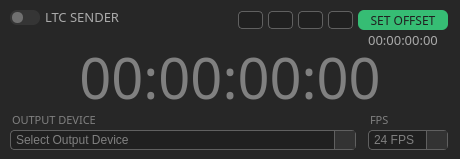
    <widget class="QFrame" name="ltc_frame">
     <property name="geometry">
      <rect>
       <x>30</x>
       <y>36</y>
       <width>460</width>
       <height>159</height>
      </rect>
     </property>
     <property name="styleSheet">
      <string notr="true">background: #272727;
border-radius: 10</string>
     </property>
     <property name="frameShape">
      <enum>QFrame::StyledPanel</enum>
     </property>
     <property name="frameShadow">
      <enum>QFrame::Raised</enum>
     </property>
     <widget class="QCheckBox" name="ltc_switch">
      <property name="geometry">
       <rect>
        <x>10</x>
        <y>10</y>
        <width>30</width>
        <height>15</height>
       </rect>
      </property>
      <property name="cursor">
       <cursorShape>PointingHandCursor</cursorShape>
      </property>
      <property name="styleSheet">
       <string notr="true">    QCheckBox {
        width: 30px;
        height: 15px;
        background-color: #353535;
        border-radius: 7px;
        padding: 2px;
    }
    QCheckBox::indicator {
        width: 11px	;
        height: 11px;
        background-color: #707070;
        border-radius: 5px;
    }
    QCheckBox::indicator:checked {
        background-color: #36BD74;;
        margin-left: 16px;
    }
    QCheckBox::indicator:hover {
        background-color: #99ff99;
    }
    QCheckBox::indicator:checked:hover {
        background-color: #36BD74;
    }
    QCheckBox::indicator:checked:disabled {
        background-color: #999999;
    }</string>
      </property>
      <property name="text">
       <string/>
      </property>
      <property name="shortcut">
       <string/>
      </property>
      <property name="checked">
       <bool>false</bool>
      </property>
      <property name="tristate">
       <bool>false</bool>
      </property>
     </widget>
     <widget class="QLabel" name="ltc_tc_label">
      <property name="geometry">
       <rect>
        <x>0</x>
        <y>47</y>
        <width>460</width>
        <height>60</height>
       </rect>
      </property>
      <property name="font">
       <font>
        <family>IBM Plex Sans Light</family>
        <pointsize>42</pointsize>
        <italic>false</italic>
       </font>
      </property>
      <property name="styleSheet">
       <string notr="true">color:grey</string>
      </property>
      <property name="text">
       <string>00:00:00:00</string>
      </property>
      <property name="alignment">
       <set>Qt::AlignCenter</set>
      </property>
     </widget>
     <widget class="QComboBox" name="ltc_output_combo_box">
      <property name="geometry">
       <rect>
        <x>10</x>
        <y>130</y>
        <width>346</width>
        <height>20</height>
       </rect>
      </property>
      <property name="styleSheet">
       <string notr="true">QComboBox {
    background-color: #202020;
    color: grey;
    border: 1px solid #606060;
    border-radius: 4px;
    padding: 2px;
	padding-left:5px;
}

QComboBox::drop-down {
    subcontrol-origin: padding;
    subcontrol-position: top right;
    width: 20px;
    border-left-width: 1px;
    border-left-color: #606060;
    border-left-style: solid;
    background: #333333;
}

QComboBox::drop-down::hover {
    background: #404040;
}

QComboBox::drop-down::pressed {
    background: #505050;
}


QComboBox::down-arrow {
    image: url(C:/Users/Eduardo Rodriguez/Desktop/PythonTimeCode/img/arrow2.png);
    width: 10px;
}

QComboBox QAbstractItemView {
	border-radius:0;
    border-bottom-right-radius: 2px;
    border-bottom-left-radius: 2px;
    background: #303030;
    border: 1px solid #404040;
    padding: 4px 4px 4px 4px;
    color: grey;
}

QComboBox:disabled  {
    background-color:  transparent;
    color: grey;
    border: 1px solid #404040;
    border-radius: 4px;
    padding: 2px;
	padding-left:5px;
}

QComboBox::drop-down::disabled  {
    background-color:  transparent;
    color: grey;
    border: 0px solid #404040;
    border-radius: 4px;
    padding: 2px;
}

QComboBox::down-arrow::disabled {
    image: none;
    width: 10px;
}

</string>
      </property>
      <item>
       <property name="text">
        <string>Select Output Device</string>
       </property>
      </item>
     </widget>
     <widget class="QComboBox" name="ltc_fps_combo_box">
      <property name="geometry">
       <rect>
        <x>368</x>
        <y>130</y>
        <width>80</width>
        <height>20</height>
       </rect>
      </property>
      <property name="minimumSize">
       <size>
        <width>0</width>
        <height>0</height>
       </size>
      </property>
      <property name="styleSheet">
       <string notr="true">QComboBox {
    background-color: #202020;
    color: grey;
    border: 1px solid #606060;
    border-radius: 4px;
    padding: 2px;
	padding-left:5px;
}

QComboBox::drop-down {
    subcontrol-origin: padding;
    subcontrol-position: top right;
    width: 20px;
    border-left-width: 1px;
    border-left-color: #606060;
    border-left-style: solid;
    background: #333333;
}

QComboBox::drop-down::hover {
    background: #404040;
}

QComboBox::drop-down::pressed {
    background: #505050;
}


QComboBox::down-arrow {
    image: url(C:/Users/Eduardo Rodriguez/Desktop/PythonTimeCode/img/arrow2.png);
    width: 10px;
}

QComboBox QAbstractItemView {
	border-radius:0;
    border-bottom-right-radius: 2px;
    border-bottom-left-radius: 2px;
    background: #303030;
    border: 1px solid #404040;
    padding: 4px 4px 4px 4px;
    color: grey;
}

QComboBox:disabled  {
    background-color:  transparent;
    color: grey;
    border: 1px solid #404040;
    border-radius: 4px;
    padding: 2px;
	padding-left:5px;
}

QComboBox::drop-down::disabled  {
    background-color:  transparent;
    color: grey;
    border: 0px solid #404040;
    border-radius: 4px;
    padding: 2px;
}

QComboBox::down-arrow::disabled {
    image: none;
    width: 10px;
}

</string>
      </property>
      <item>
       <property name="text">
        <string>24 FPS</string>
       </property>
      </item>
      <item>
       <property name="text">
        <string>25 FPS</string>
       </property>
      </item>
      <item>
       <property name="text">
        <string>30 FPS</string>
       </property>
      </item>
     </widget>
     <widget class="QPushButton" name="ltc_offset_button">
      <property name="enabled">
       <bool>true</bool>
      </property>
      <property name="geometry">
       <rect>
        <x>358</x>
        <y>10</y>
        <width>90</width>
        <height>20</height>
       </rect>
      </property>
      <property name="font">
       <font>
        <family>IBM Plex Sans Medium</family>
        <pointsize>9</pointsize>
        <weight>50</weight>
        <italic>false</italic>
        <bold>false</bold>
       </font>
      </property>
      <property name="styleSheet">
       <string notr="true">QPushButton {
        background-color: #36BD74;
        color: #202020;
        border: none;
        border-radius: 6px;
    }
    QPushButton:hover {
        background-color: #225e3f;
    }
    QPushButton:pressed {
        background-color: #888888;
        border-style: inset;
    }

QPushButton:disabled {
        background-color: #353535;
        color: #202020;
    }


</string>
      </property>
      <property name="text">
       <string>SET OFFSET</string>
      </property>
     </widget>
     <widget class="QLabel" name="ltc_label">
      <property name="geometry">
       <rect>
        <x>45</x>
        <y>9</y>
        <width>101</width>
        <height>16</height>
       </rect>
      </property>
      <property name="font">
       <font>
        <family>IBM Plex Sans Medium</family>
        <pointsize>10</pointsize>
        <weight>50</weight>
        <bold>false</bold>
       </font>
      </property>
      <property name="styleSheet">
       <string notr="true">color:#AAAAAA</string>
      </property>
      <property name="text">
       <string>LTC SENDER</string>
      </property>
     </widget>
     <widget class="QLabel" name="ltc_offset_label">
      <property name="geometry">
       <rect>
        <x>358</x>
        <y>30</y>
        <width>90</width>
        <height>20</height>
       </rect>
      </property>
      <property name="font">
       <font>
        <family>IBM Plex Sans ExtraLight</family>
        <pointsize>10</pointsize>
        <italic>false</italic>
       </font>
      </property>
      <property name="styleSheet">
       <string notr="true">color: #AAAAAA;</string>
      </property>
      <property name="frameShadow">
       <enum>QFrame::Plain</enum>
      </property>
      <property name="text">
       <string>00:00:00:00</string>
      </property>
      <property name="textFormat">
       <enum>Qt::PlainText</enum>
      </property>
      <property name="alignment">
       <set>Qt::AlignCenter</set>
      </property>
     </widget>
     <widget class="QLabel" name="ltc_fps_label">
      <property name="geometry">
       <rect>
        <x>370</x>
        <y>112</y>
        <width>25</width>
        <height>15</height>
       </rect>
      </property>
      <property name="font">
       <font>
        <family>IBM Plex Sans Light</family>
        <pointsize>8</pointsize>
        <weight>50</weight>
        <bold>false</bold>
       </font>
      </property>
      <property name="styleSheet">
       <string notr="true">color:grey</string>
      </property>
      <property name="text">
       <string>FPS</string>
      </property>
     </widget>
     <widget class="QLabel" name="ltc_output_label">
      <property name="geometry">
       <rect>
        <x>12</x>
        <y>112</y>
        <width>130</width>
        <height>15</height>
       </rect>
      </property>
      <property name="font">
       <font>
        <family>IBM Plex Sans Light</family>
        <pointsize>8</pointsize>
        <weight>50</weight>
        <bold>false</bold>
       </font>
      </property>
      <property name="styleSheet">
       <string notr="true">color:grey</string>
      </property>
      <property name="text">
       <string>OUTPUT DEVICE</string>
      </property>
     </widget>
     <widget class="QLineEdit" name="ltc_hh_offset">
      <property name="enabled">
       <bool>true</bool>
      </property>
      <property name="geometry">
       <rect>
        <x>238</x>
        <y>11</y>
        <width>25</width>
        <height>18</height>
       </rect>
      </property>
      <property name="font">
       <font>
        <family>IBM Plex Sans Light</family>
        <pointsize>9</pointsize>
        <weight>50</weight>
        <italic>false</italic>
        <bold>false</bold>
       </font>
      </property>
      <property name="styleSheet">
       <string notr="true">    QLineEdit {
    	background-color: #202020;
        border: 1px solid #606060;
        border-radius: 4px;
        color: #808080;
    }

QLineEdit:disabled  {
    background-color:  transparent;
    color: grey;
    border: 1px solid #404040;
    border-radius: 4px;
    padding: 2px;
}</string>
      </property>
      <property name="maxLength">
       <number>2</number>
      </property>
      <property name="alignment">
       <set>Qt::AlignCenter</set>
      </property>
     </widget>
     <widget class="QLineEdit" name="ltc_mm_offset">
      <property name="geometry">
       <rect>
        <x>268</x>
        <y>11</y>
        <width>25</width>
        <height>18</height>
       </rect>
      </property>
      <property name="font">
       <font>
        <family>IBM Plex Sans Light</family>
        <pointsize>9</pointsize>
        <weight>50</weight>
        <italic>false</italic>
        <bold>false</bold>
       </font>
      </property>
      <property name="styleSheet">
       <string notr="true">    QLineEdit {
    	background-color: #202020;
        border: 1px solid #606060;
        border-radius: 4px;
        color: #808080;
    }

QLineEdit:disabled  {
    background-color:  transparent;
    color: grey;
    border: 1px solid #404040;
    border-radius: 4px;
    padding: 2px;
}</string>
      </property>
      <property name="maxLength">
       <number>2</number>
      </property>
      <property name="alignment">
       <set>Qt::AlignCenter</set>
      </property>
     </widget>
     <widget class="QLineEdit" name="ltc_ss_offset">
      <property name="geometry">
       <rect>
        <x>298</x>
        <y>11</y>
        <width>25</width>
        <height>18</height>
       </rect>
      </property>
      <property name="font">
       <font>
        <family>IBM Plex Sans Light</family>
        <pointsize>9</pointsize>
        <weight>50</weight>
        <italic>false</italic>
        <bold>false</bold>
       </font>
      </property>
      <property name="styleSheet">
       <string notr="true">    QLineEdit {
    	background-color: #202020;
        border: 1px solid #606060;
        border-radius: 4px;
        color: #808080;
    }

QLineEdit:disabled  {
    background-color:  transparent;
    color: grey;
    border: 1px solid #404040;
    border-radius: 4px;
    padding: 2px;
}</string>
      </property>
      <property name="maxLength">
       <number>2</number>
      </property>
      <property name="alignment">
       <set>Qt::AlignCenter</set>
      </property>
     </widget>
     <widget class="QLineEdit" name="ltc_ff_offset">
      <property name="geometry">
       <rect>
        <x>328</x>
        <y>11</y>
        <width>25</width>
        <height>18</height>
       </rect>
      </property>
      <property name="font">
       <font>
        <family>IBM Plex Sans Light</family>
        <pointsize>9</pointsize>
        <weight>50</weight>
        <italic>false</italic>
        <bold>false</bold>
       </font>
      </property>
      <property name="styleSheet">
       <string notr="true">    QLineEdit {
    	background-color: #202020;
        border: 1px solid #606060;
        border-radius: 4px;
        color: #808080;
    }

QLineEdit:disabled  {
    background-color:  transparent;
    color: grey;
    border: 1px solid #404040;
    border-radius: 4px;
    padding: 2px;
}</string>
      </property>
      <property name="maxLength">
       <number>2</number>
      </property>
      <property name="alignment">
       <set>Qt::AlignCenter</set>
      </property>
     </widget>
    </widget>
